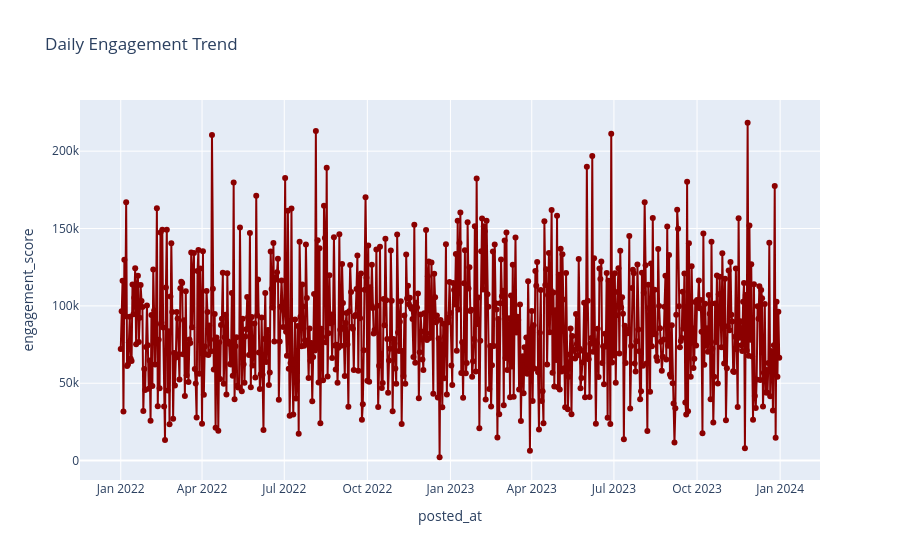

The cell this chart's notebook holds for it:
### Markdown cell above
## Plotty (Interactive)

### Code cell
# Line chart

daily_engagement = df.groupby(
    df['posted_at'].dt.date
)['engagement_score'].sum().reset_index()

fig = px.line(
    daily_engagement,
    x='posted_at',
    y='engagement_score',
    title='Daily Engagement Trend',
    markers=True
)

fig.update_traces(line_color='darkred')
fig.show()

### Figure 1 — Plotly figure (JSON) as saved in the notebook; plotly's stock layout.template omitted (floating-point values rounded to 4 significant figures; data arrays with more than 128 entries replaced by an {"elided": "..."} marker saying what was removed)
{"data": [{"hovertemplate": "posted_at=%{x}<br>engagement_score=%{y}<extra></extra>", "legendgroup": "", "line": {"color": "darkred", "dash": "solid"}, "marker": {"symbol": "circle"}, "mode": "lines+markers", "name": "", "orientation": "v", "showlegend": false, "type": "scatter", "x": {"elided": "729 str values"}, "xaxis": "x", "y": {"elided": "729 int values"}, "yaxis": "y"}], "layout": {"legend": {"tracegroupgap": 0}, "title": {"text": "Daily Engagement Trend"}, "xaxis": {"anchor": "y", "domain": [0, 1], "title": {"text": "posted_at"}}, "yaxis": {"anchor": "x", "domain": [0, 1], "title": {"text": "engagement_score"}}}}
